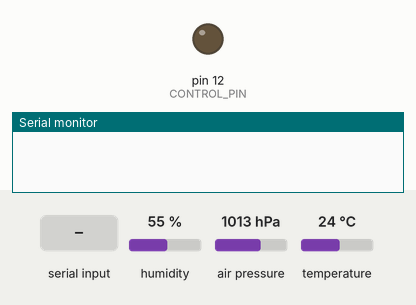
The sketch below on a simulated Arduino Uno, built with avr-gcc and run on an emulated ATmega328P. Shown: output pins drawn as LEDs (lit = HIGH), the last lines printed to the serial monitor. The inputs (shaded band) are chosen by the test bench; at power-on: humidity 55 %, air pressure 1013 hPa, temperature 24 °C.

Above: at 1.2 s.
1.3 s: "SETTINGS BEGIN " received over Serial
At 3.5 s:
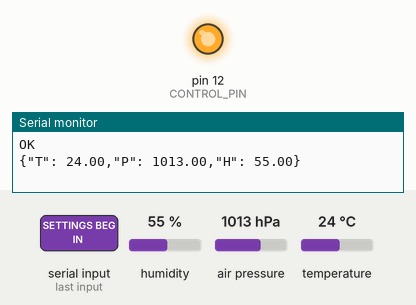
4.5 s: "DEVICE ON" received over Serial
At 6.5 s:
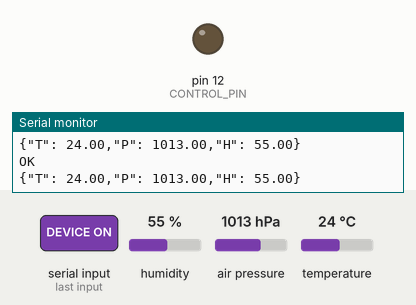
7.0 s: "DEVICE OFF" received over Serial
At 8.5 s:
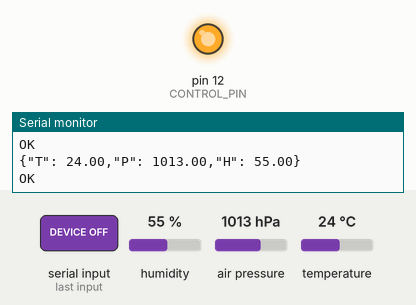
Timing chart, 0 to 10.0 s (numbered marks = the images above; inputs shaded):
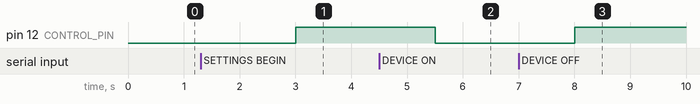

Measured:
- after the input at 1.3 s, pin 12 (CONTROL_PIN): LOW → HIGH after 1.7 s
- after the input at 4.5 s, pin 12 (CONTROL_PIN): HIGH → LOW after 1.0 s
- after the input at 7.0 s, pin 12 (CONTROL_PIN): LOW → HIGH after 1.0 s

The sketch:

arduino-app.ino
```cpp
#include <Wire.h>
#include <SPI.h>
#include <Adafruit_Sensor.h>
#include <Adafruit_BME280.h>

#define DEBUG false

#define BME_SCK 13
#define BME_MISO 12
#define BME_MOSI 11
#define BME_CS 10

//#define SEALEVELPRESSURE_HPA (1013.25)

Adafruit_BME280 bme; // I2C
//Adafruit_BME280 bme(BME_CS); // hardware SPI
//Adafruit_BME280 bme(BME_CS, BME_MOSI, BME_MISO, BME_SCK); // software SPI

#define LOW_HUMIDITY_LEVEL 30
#define HIGH_HUMIDITY_LEVEL 60
#define CONTROL_PIN 12
uint32_t delayTime = 3000u;
bool state = true;
bool maintenance = false;
float lowHumidityLevel = LOW_HUMIDITY_LEVEL;
float highHumidityLevel = HIGH_HUMIDITY_LEVEL;
void setup() {
    //Setup control pin for humidifier
    pinMode(CONTROL_PIN, OUTPUT);
    Serial.begin(9600);
    while(!Serial) delay(1);    // time to get serial running

    // You can also pass in a Wire library object like &Wire2
    // status = bme.begin(0x76, &Wire2)
    while (setupSensor()) {
      delay(100);
    }
}

bool setupSensor() {
  unsigned status;
  // default settings
  status = bme.begin();
  if (!status) {
     Serial.print("ERROR. Sensor id: 0x");
     Serial.println(bme.sensorID(),16);
  }
  return !status;
}

//stores current time after start
uint32_t timer = 0u;

void loop() {
    if (Serial.available() > 0) {
          processSettings();
        }
    if (millis() - timer >= delayTime) {
      timer = millis();
      mainFunc();
    }
    else delay(10);
}

String translateFloat(float value) {
  return isnan(value) ? "null" : String(value);
}

void mainFunc() {
  float temp = bme.readTemperature();
  float pressure = bme.readPressure() / 100.0F;
  float humidity = bme.readHumidity();

  Serial.print("{\"T\": ");
  Serial.print(translateFloat(temp));
  Serial.print(",\"P\": ");
  Serial.print(translateFloat(pressure));
  Serial.print(",\"H\": ");
  Serial.print(translateFloat(humidity));
  Serial.print('}');
  Serial.println();
  if (DEBUG) {
    Serial.println("Low humidity level " + String(lowHumidityLevel) + "; High " + String(highHumidityLevel));
    Serial.println("Device state: " + String(state));
    Serial.println("Maintenance: " + String(maintenance));
  }
  if (humidity > highHumidityLevel) {
    switchHumidifier(false, false);
  }
  else if (humidity < lowHumidityLevel) {
   switchHumidifier(true, false);
  }
}

void switchHumidifier(bool switchState, bool hard) {

  if (state != switchState && (!maintenance || hard)) {
     if (DEBUG) Serial.println(String("Switching device ") + (switchState ? "on" : "off"));
    digitalWrite(CONTROL_PIN, switchState ? LOW : HIGH);
    state = switchState;
  }
  //Serial.print("Serial state: ");
  //Serial.println(state ? "ON" : "OFF");
}

void processSettings()  {
  String command = Serial.readString();
  if (DEBUG) {
    Serial.println("RECEIVED " + command);
  }
  bool ok = false;
  if (command.startsWith("SETTINGS BEGIN ")) {
    int separatorIndex = command.indexOf(';');
    //15 - length of "SETTINGS BEGIN "
    String humidityLow = command.substring(15, separatorIndex);
    String humidityHigh = command.substring(separatorIndex+1, command.length());
    if (DEBUG) {
      Serial.println("PARSED: LOW " + humidityLow + "; HIGH: " + humidityHigh);
    }
    lowHumidityLevel = humidityLow.toFloat();
    highHumidityLevel = humidityHigh.toFloat();
    if (isnan(lowHumidityLevel) || isnan(highHumidityLevel)) {
      Serial.println("ERROR: One level is NaN!");
    }
    ok = true;
  }
  else if (command.startsWith("DEVICE ")) {
    if (command.startsWith("DEVICE ON")) {
      switchHumidifier(true, true);
      maintenance = ok = true;
    }
    else if (command.startsWith("DEVICE OFF")) {
      switchHumidifier(false, true);
      maintenance = ok = true;
    }
  }
  else if (command.startsWith("MAINTENANCE OFF")) {
    maintenance = false;
    ok = true;
  }
  if (ok) Serial.println("OK");
}
```
